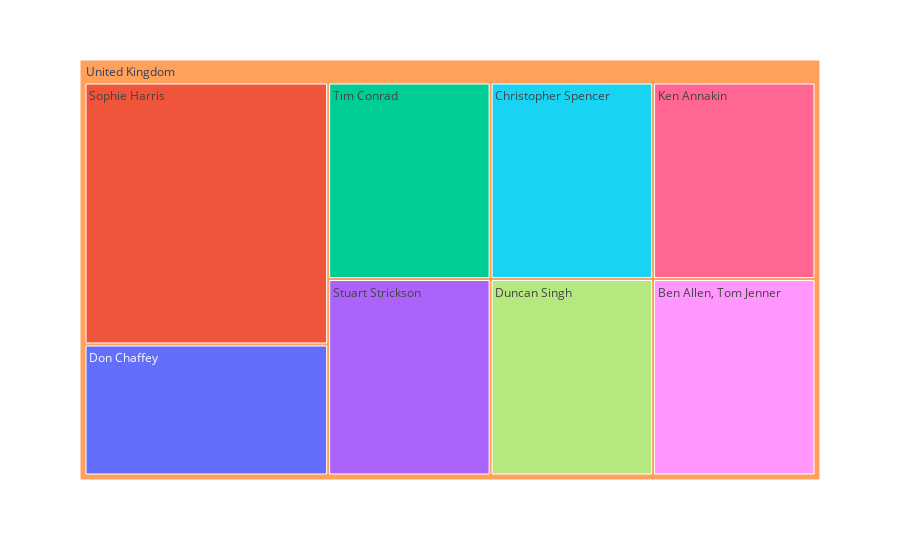

Notebook code cell kept with this figure:
### Markdown cell above
### Content in the UK

### Code cell
# Filter data for Disney+ content in the United Kingdom
disney_plus_uk = disney_plus_overall[disney_plus_overall['country'] == 'United Kingdom']

# Drop rows with missing values
nannef = disney_plus_uk.dropna()

# Create a treemap visualization
fig = px.treemap(nannef, 
                 path=['country', 'director'],  # Path for the treemap hierarchy
                 color='director',  # Color by director
                 hover_data=['director', 'title'],  # Additional data to show on hover
                 color_continuous_scale='Purples')  # Color scale

# Show the treemap
fig.show()

### Figure 1 — Plotly figure (JSON) as saved in the notebook; plotly's stock layout.template omitted (floating-point values rounded to 4 significant figures)
{"data": [{"branchvalues": "total", "customdata": [["Don Chaffey", "the prince and the pauper", "Don Chaffey"], ["Sophie Harris", "(?)", "Sophie Harris"], ["Tim Conrad", "cradle of the gods", "Tim Conrad"], ["Stuart Strickson", "viking warrior women", "Stuart Strickson"], ["(?)", "(?)", "(?)"], ["Christopher Spencer", "stonehenge decoded: secrets revealed", "Christopher Spencer"], ["Ken Annakin", "the story of robin hood and his merrie men", "Ken Annakin"], ["Duncan Singh", "the lost tomb of alexander the great", "Duncan Singh"], ["Ben Allen, Tom Jenner", "egypt's treasure guardians", "Ben Allen, Tom Jenner"]], "domain": {"x": [0, 1], "y": [0, 1]}, "hovertemplate": "labels=%{label}<br>count=%{value}<br>parent=%{parent}<br>id=%{id}<br>director=%{customdata[2]}<br>title=%{customdata[1]}<extra></extra>", "ids": ["United Kingdom/Don Chaffey", "United Kingdom/Sophie Harris", "United Kingdom/Tim Conrad", "United Kingdom/Stuart Strickson", "United Kingdom", "United Kingdom/Christopher Spencer", "United Kingdom/Ken Annakin", "United Kingdom/Duncan Singh", "United Kingdom/Ben Allen, Tom Jenner"], "labels": ["Don Chaffey", "Sophie Harris", "Tim Conrad", "Stuart Strickson", "United Kingdom", "Christopher Spencer", "Ken Annakin", "Duncan Singh", "Ben Allen, Tom Jenner"], "marker": {"colors": ["#636efa", "#EF553B", "#00cc96", "#ab63fa", "#FFA15A", "#19d3f3", "#FF6692", "#B6E880", "#FF97FF"]}, "name": "", "parents": ["United Kingdom", "United Kingdom", "United Kingdom", "United Kingdom", "", "United Kingdom", "United Kingdom", "United Kingdom", "United Kingdom"], "type": "treemap", "values": [1, 2, 1, 1, 9, 1, 1, 1, 1]}], "layout": {"legend": {"tracegroupgap": 0}, "margin": {"t": 60}}}
